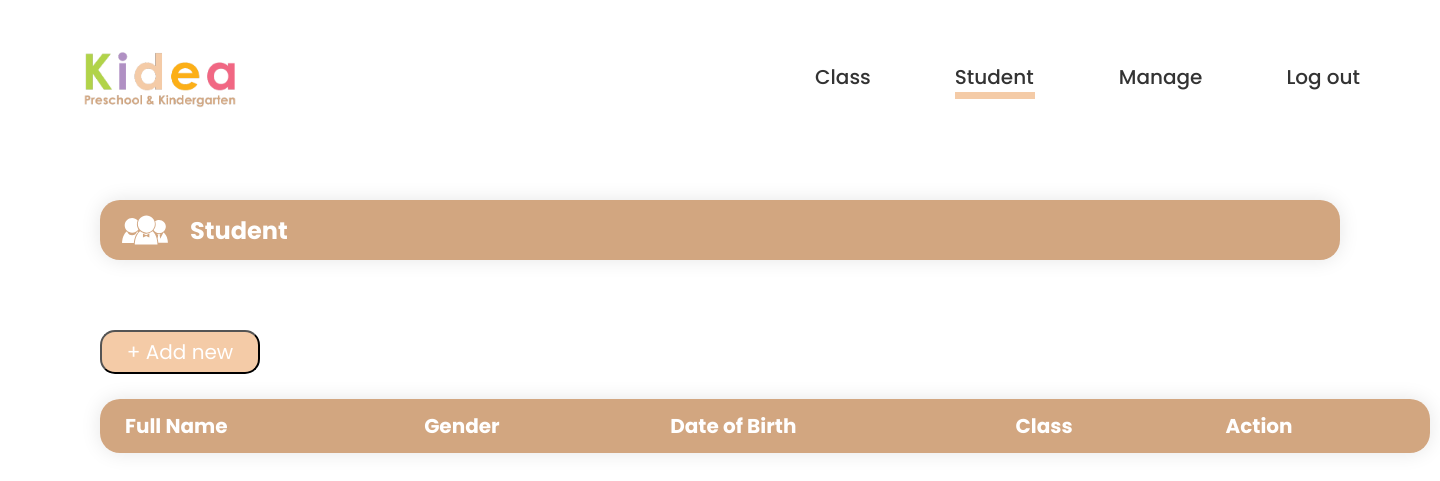
The page /View_student_admin.php (signed in) on the database as committed earlier.
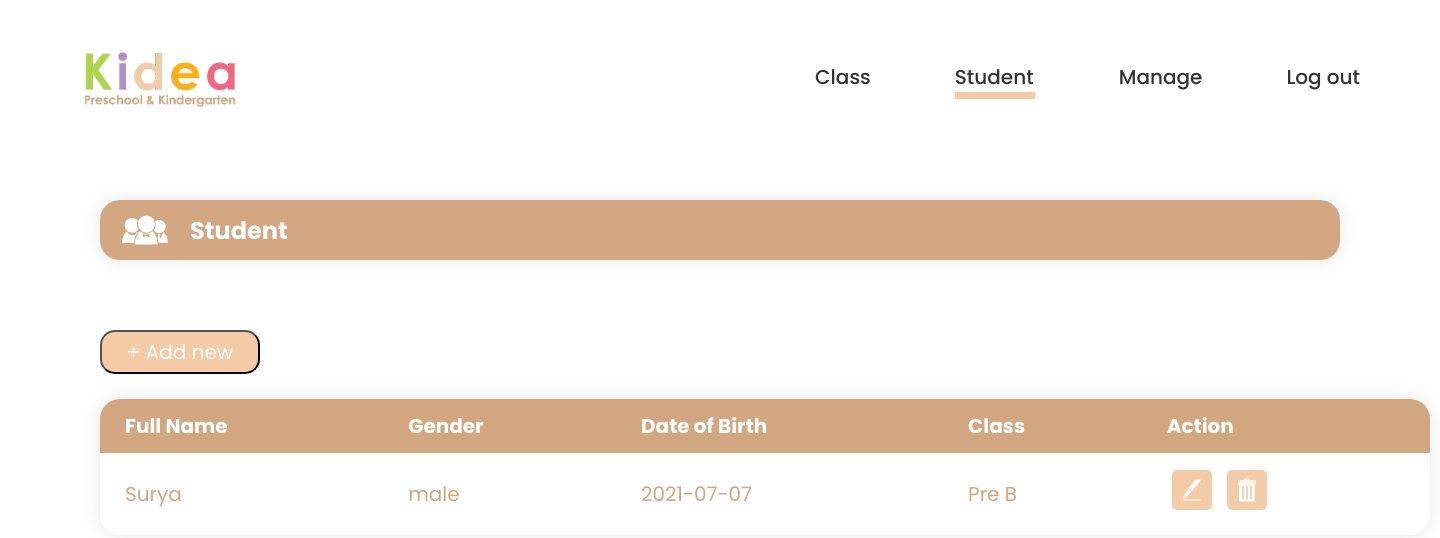
The same page on the database as committed later.
### tables this page shows
CREATE TABLE IF NOT EXISTS `student` (
  `student_id` int(11) NOT NULL AUTO_INCREMENT,
  `fullname` varchar(50) NOT NULL,
  `gender` varchar(10) NOT NULL,
  `dob` date NOT NULL,
  `detail_id` int(11) NOT NULL,
  PRIMARY KEY (`student_id`)
);

CREATE TABLE IF NOT EXISTS `class_detail` (
  `detail_id` int(11) NOT NULL AUTO_INCREMENT,
  `class_name` varchar(20) NOT NULL,
  `grade` varchar(15) NOT NULL,
  `class_id` int(11) NOT NULL,
  `room_id` int(11) NOT NULL,
  `time_id` int(11) NOT NULL,
  PRIMARY KEY (`detail_id`)
);

### View_student_admin.php (the view, shortened to what this page needs)
<?php
include "koneksi.php";
?>
<html>
    <head>
        <link rel="stylesheet" type="text/css" href="View_student_admin.css">
    </head>
    <body>
        <header>
            <img class="logo" src="img/logotxt.png" href="Home_admin.php">
            <nav>
                <ul class="nav__links">
                    <li><a href="View_admin.php">Class</a></li>
                    <li><a href="View_student_admin.php">Student</a><div class="rec"></div></li>
                    <li><a href="View_manage_admin.php">Manage</a></li>
                    <li><a href="logout.php">Log out</a></li>
                </ul>
            </nav>
        </header>
        <div class="title">
            <img class="student" src="img/student.svg">
            <h2>Student</h2>
        </div>
        <a href="Input_student.php">
            <input type="button" class="btn" value="+ Add new">
        </a>
            <div class="container">
            <table class="content-table">
                <thead>
                <tr>
                    <th>Full Name</th>
                    <th>Gender</th>
                    <th>Date of Birth</th>
                    <th>Class</th>
                    <th>Action</th>
                </tr>
                </thead>
                <?php
                    $query = mysqli_query($connect, "SELECT * FROM student");
                    while ($data = mysqli_fetch_array($query)){
                        $name = $data['fullname'];
                        $gender = $data['gender'];
                        $dob = $data['dob'];
                        $class = $data['detail_id'];
                ?>
                <tbody>
                    <tr>
                      <td><?php echo $name; ?></td>
                      <td><?php echo $gender; ?></td>
                      <td><?php echo $dob; ?></td>
                        <?php
                            $query2 = mysqli_query($connect, "SELECT * FROM class_detail WHERE detail_id = '$class'");
                            $sql = mysqli_fetch_array($query2);
                        ?>
                      <td><?php echo $sql['class_name'];?></td>
                      <td><div class="action">
                          <img class="edit" src="img/edit.svg" href="#">
                          <img class="delete" src="img/delete.svg" href="#"></div></td>
                    </tr>
                <?php
                    }
                ?>
            </table>
        </div>
    </body>
</html>

Rows that differ between the two databases and show on the page:
added student: fullname "Surya", gender "male", dob "2021-07-07", detail.class_name "Pre B"
